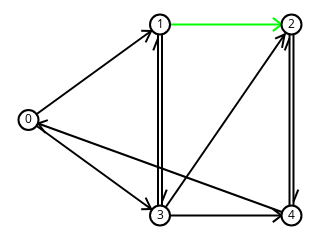

The code cell stored with this chart in its notebook:
### Markdown cell above
### Exercício 6

Use cores para dar um exemplo de caminho no grafo `dg`.

### Code cell
dg.edges[1, 2]['color'] = (0, 255, 0)
sn.show_graph(dg, nlab=True)

### Figure 1 — Plotly figure (JSON) as saved in the notebook; plotly's stock layout.template omitted (floating-point values rounded to 4 significant figures)
{"data": [{"hoverinfo": "none", "line": {"color": "rgb(0, 0, 0)", "width": 2}, "mode": "lines", "type": "scatter", "uid": "5d971e28-a243-11e8-8842-5cc9d35576a8", "x": [0, 0.5, null, 0.4664, 0.4454, null, 0.4664, 0.4286, null, 0, 0.5, null, 0.4664, 0.4286, null, 0.4664, 0.4454, null, 0.5076, 0.5076, null, 0.5076, 0.5257, null, 1.008, 1.008, null, 1.008, 1.026, null, 0.4924, 0.4924, null, 0.4924, 0.4743, null, 0.5, 1, null, 0.9738, 0.964, null, 0.9738, 0.9377, null, 0.5, 1, null, 0.9621, 0.9289, null, 0.9621, 0.9289, null, 1, 0, null, 0.03665, 0.0734, null, 0.03665, 0.06422, null, 0.9924, 0.9924, null, 0.9924, 0.9743, null], "y": [0.5, 1, null, 0.9664, 0.9062, null, 0.9664, 0.9678, null, 0.5, 0, null, 0.03357, 0.03224, null, 0.03357, 0.09382, null, 1, 0, null, 0.07246, 0.1361, null, 1, 0, null, 0.07246, 0.1361, null, 0, 1, null, 0.9275, 0.8639, null, 0, 1, null, 0.9476, 0.8777, null, 0.9476, 0.9257, null, 0, 0, null, 0, -0.03474, null, 0, 0.03474, null, 0, 0.5, null, 0.4817, 0.4992, null, 0.4817, 0.432, null, 0, 1, null, 0.9275, 0.8639, null]}, {"hoverinfo": "none", "line": {"color": "rgb(0, 255, 0)", "width": 2}, "mode": "lines", "type": "scatter", "uid": "5d971e29-a243-11e8-8842-5cc9d35576a8", "x": [0.5, 1, null, 0.9621, 0.9289, null, 0.9621, 0.9289, null], "y": [1, 1, null, 1, 0.9653, null, 1, 1.035, null]}, {"hoverinfo": "none", "marker": {"color": "rgb(255, 255, 255)", "line": {"color": "rgb(0, 0, 0)", "width": 2}, "size": 20}, "mode": "markers+text", "text": ["0", "1", "2", "3", "4"], "textfont": {"color": "rgb(0, 0, 0)"}, "textposition": "middle center", "type": "scatter", "uid": "5d971e2a-a243-11e8-8842-5cc9d35576a8", "x": [0, 0.5, 1, 0.5, 1], "y": [0.5, 1, 1, 0, 0]}], "layout": {"height": 180, "margin": {"b": 0, "l": 0, "r": 0, "t": 0}, "showlegend": false, "width": 320, "xaxis": {"showgrid": false, "showticklabels": false, "zeroline": false}, "yaxis": {"showgrid": false, "showticklabels": false, "zeroline": false}}}
